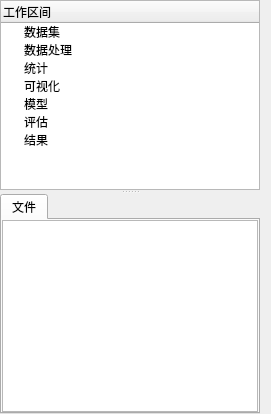
      <widget class="QWidget" name="widget_left" native="true">
       <property name="maximumSize">
        <size>
         <width>300</width>
         <height>16777215</height>
        </size>
       </property>
       <layout class="QVBoxLayout" name="verticalLayout_3">
        <property name="leftMargin">
         <number>0</number>
        </property>
        <property name="topMargin">
         <number>0</number>
        </property>
        <property name="bottomMargin">
         <number>0</number>
        </property>
        <item>
         <widget class="QSplitter" name="splitter">
          <property name="orientation">
           <enum>Qt::Vertical</enum>
          </property>
          <widget class="QTreeWidget" name="treeWidget_storehouse">
           <property name="contextMenuPolicy">
            <enum>Qt::CustomContextMenu</enum>
           </property>
           <column>
            <property name="text">
             <string>工作区间</string>
            </property>
           </column>
           <item>
            <property name="text">
             <string>数据集</string>
            </property>
            <property name="icon">
             <iconset>
              <normalon>:/pyqt/source/images/sc_viewdatasourcebrowser.png</normalon>
             </iconset>
            </property>
           </item>
           <item>
            <property name="text">
             <string>数据处理</string>
            </property>
            <property name="icon">
             <iconset>
              <normalon>:/pyqt/source/images/sc_dataarearefresh.png</normalon>
             </iconset>
            </property>
           </item>
           <item>
            <property name="text">
             <string>统计</string>
            </property>
            <property name="icon">
             <iconset>
              <normalon>:/pyqt/source/images/lc_autosum.png</normalon>
             </iconset>
            </property>
           </item>
           <item>
            <property name="text">
             <string>可视化</string>
            </property>
            <property name="icon">
             <iconset>
              <normalon>:/pyqt/source/images/lc_drawchart.png</normalon>
             </iconset>
            </property>
           </item>
           <item>
            <property name="text">
             <string>模型</string>
            </property>
            <property name="icon">
             <iconset>
              <normalon>:/pyqt/source/images/sc_switchcontroldesignmode.png</normalon>
             </iconset>
            </property>
           </item>
           <item>
            <property name="text">
             <string>评估</string>
            </property>
            <property name="icon">
             <iconset>
              <normalon>:/pyqt/source/images/lc_rotateleft.png</normalon>
             </iconset>
            </property>
           </item>
           <item>
            <property name="text">
             <string>结果</string>
            </property>
            <property name="icon">
             <iconset>
              <normalon>:/pyqt/source/images/lc_optimizetable.png</normalon>
             </iconset>
            </property>
           </item>
          </widget>
          <widget class="QWidget" name="widget_4" native="true">
           <layout class="QVBoxLayout" name="verticalLayout_7">
            <property name="leftMargin">
             <number>0</number>
            </property>
            <property name="topMargin">
             <number>0</number>
            </property>
            <property name="rightMargin">
             <number>0</number>
            </property>
            <property name="bottomMargin">
             <number>0</number>
            </property>
            <item>
             <widget class="QTabWidget" name="tabWidget_2">
              <property name="currentIndex">
               <number>0</number>
              </property>
              <widget class="QWidget" name="tab">
               <attribute name="title">
                <string>文件</string>
               </attribute>
               <layout class="QVBoxLayout" name="verticalLayout_8">
                <property name="leftMargin">
                 <number>0</number>
                </property>
                <property name="topMargin">
                 <number>0</number>
                </property>
                <property name="rightMargin">
                 <number>0</number>
                </property>
                <property name="bottomMargin">
                 <number>0</number>
                </property>
                <item>
                 <widget class="QTreeView" name="treeView_files">
                  <property name="tabKeyNavigation">
                   <bool>true</bool>
                  </property>
                  <property name="dragEnabled">
                   <bool>true</bool>
                  </property>
                  <property name="dragDropOverwriteMode">
                   <bool>true</bool>
                  </property>
                  <property name="alternatingRowColors">
                   <bool>false</bool>
                  </property>
                  <property name="uniformRowHeights">
                   <bool>true</bool>
                  </property>
                  <property name="sortingEnabled">
                   <bool>true</bool>
                  </property>
                  <property name="animated">
                   <bool>true</bool>
                  </property>
                  <property name="allColumnsShowFocus">
                   <bool>false</bool>
                  </property>
                  <property name="wordWrap">
                   <bool>false</bool>
                  </property>
                  <property name="headerHidden">
                   <bool>false</bool>
                  </property>
                  <attribute name="headerShowSortIndicator" stdset="0">
                   <bool>true</bool>
                  </attribute>
                 </widget>
                </item>
               </layout>
              </widget>
             </widget>
            </item>
           </layout>
          </widget>
         </widget>
        </item>
       </layout>
      </widget>
